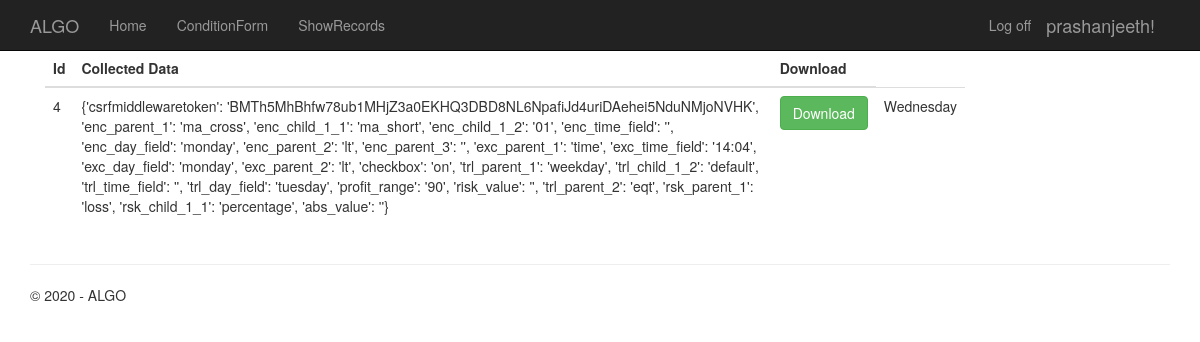
/showrecords/ (signed in), run on an earlier commit of the app's database.
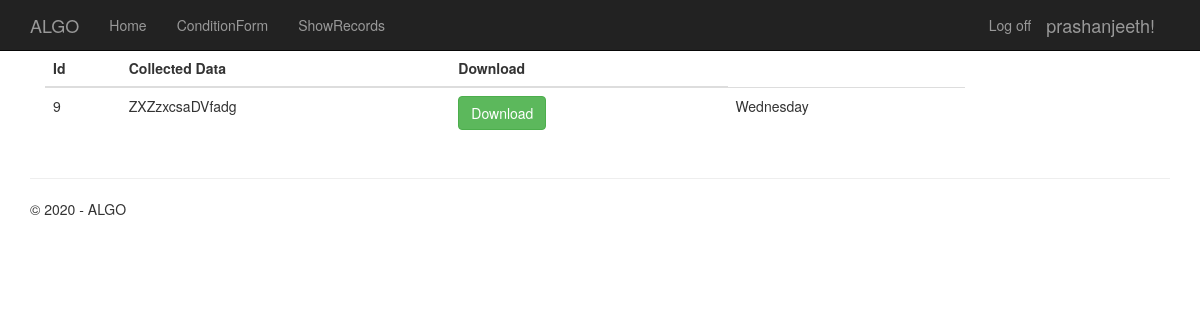
And on a later commit of the database.
### algobt/models.py (models this page shows, shortened)
class UserDataModel(models.Model):
    username = models.ForeignKey(User, on_delete=models.CASCADE,)
    data = models.CharField(max_length=2000)
    record_file = models.CharField(max_length=300, unique=True, null=True)
    created_on = models.DateTimeField(auto_now_add=True,)
    class Meta:
        verbose_name_plural = 'Records'
        db_table = "User Records"

### algobt/views.py (the view)
# urls.py: path('showrecords/', views.ShowDataRecords, name='ShowRecords'),
@login_required(redirect_field_name='login')
def ShowDataRecords(request):
    if request.user.is_authenticated:
        allRecords = UserDataModel.objects.filter(username=request.user)
        context = {
            'records': allRecords,
            'year': datetime.now().year,
        }
        return render(request, 'app/showrecords.html', context)

### templates/app/showrecords.html
{% extends "app/layout.html" %}
{% load static %}
{% block content %}
    <div class="container">
    <div class="row justify-content-center">
      <div class="col-lg-10 col-md-12">
        <div class="card mb-4">
          <div class="card-body">
            {% if records %}
            <table class="table mb-0">
              <thead>
                <tr>
                  <th>Id</th>
                  <th>Collected Data</th>
                  <th>Download</th>
                </tr>
              </thead>
              <tbody>
                <tr>
                {% for record in records %}
                  <tr>
                    <td>
                      {{record.id}}
                    </td>
                    <td>
                      {{record.data}}
                    </td>
                    <td>
                      <a href="{% url 'DownloadRecords' record.id %}" class="btn btn-success" target = "_blank" >Download</a>
                    </td>
                      <td>
                        {{record.created_on | date:'l'}}
                      </td>
                    </tr>
                  {% endfor %}
              </tbody>
            </table>
            {% else %}
              <h3 class="information">Sorry! No rfecords Found.</h3>
            {% endif %}
          </div>
        </div>
      </div>
    </div>
  </div>
{% endblock %}

### templates/app/layout.html (shortened to what this page needs)
<!DOCTYPE html>
<html>
<head>
    {% load static %}
    <link rel="stylesheet" type="text/css" href="{% static 'app/content/bootstrap.min.css' %}" />
    <link rel="stylesheet" type="text/css" href="{% static 'app/content/site.css' %}" />
    <link rel="stylesheet" type="text/javascript" href="{% static 'app/scripts/jquery.chainedTo.js' %}" />
<body>
    <div class="navbar navbar-inverse navbar-fixed-top">
        <div class="container">
            <div class="navbar-header">
                <a href="/" class="navbar-brand">ALGO</a>
            </div>
            <div class="navbar-collapse collapse">
                <ul class="nav navbar-nav">
                    <li><a href=" {% url 'home' %}    ">Home</a></li>
                    <li><a href=" {% url 'ConditionForm' %}   ">ConditionForm</a></li>
                    <li><a href=" {% url 'ShowRecords' %} ">ShowRecords</a></li>
                </ul>
                {% include 'app/loginpartial.html' %}
            </div>
        </div>
    </div>
    <div class="container body-content">
        {% block content %}
        {% endblock %}
        <hr/>
      <footer>
          <p>&copy; {{ year }} - ALGO</p>
      </footer>
    </div>
</body>
</html>

### templates/app/loginpartial.html (shortened to what this page needs)
{% load socialaccount %}
{% load i18n %}
{% if user.is_authenticated %}
<form id="logoutForm" action="/logout/" method="post" class="navbar-right">
    <ul class="nav navbar-nav navbar-right">
        <li><a href="javascript:document.getElementById('logoutForm').submit()">Log off</a></li>
        <li><span class="navbar-brand">{{ user.username }}!</span></li>
    </ul>
</form>
{% else %}
<ul class="nav navbar-nav navbar-right">
    <li><a href="/accounts/login/">Log in</a></li>
    <li><a href="{% provider_login_url 'google' %}">Login with Google</a></li>
</ul>
{% endif %}

### static/app/content/site.css (style rules this page uses)
body { padding-top: 50px; padding-bottom: 20px; }
.body-content { padding-left: 15px; padding-right: 15px; }

What changed in the data, as far as the page shows it:
removed UserDataModel: id "4", data "{'csrfmiddlewaretoken': 'BMTh5MhBhfw78ub1MHjZ3a0EKHQ3DBD8NL6NpafiJd4uriDAehei5NduNMjoNVHK', 'enc_parent_1': 'ma_cross', 'enc_child_1_1': 'ma_short', 'enc_child_1_2': '01', 'enc_time_field': '', 'enc_day_field': 'monday', 'enc_parent_2': 'lt', 'enc_parent_3': '', 'exc_parent_1': 'time', 'exc_time_field': '14:04', 'exc_day_field': 'monday', 'exc_parent_2': 'lt', 'checkbox': 'on', 'trl_parent_1': 'weekday', 'trl_child_1_2': 'default', 'trl_time_field': '', 'trl_day_field': 'tuesday', 'profit_range': '90', 'risk_value': '', 'trl_parent_2': 'eqt', 'rsk_parent_1': 'loss', 'rsk_child_1_1': 'percentage', 'abs_value': ''}", created_on "Wednesday"
added UserDataModel: id "9", data "ZXZzxcsaDVfadg", created_on "Wednesday"
